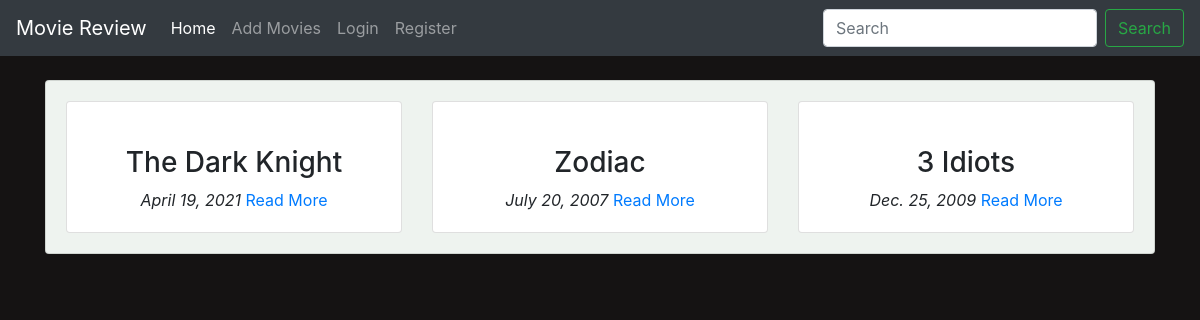
The page / on the database its author committed.
### main/models.py (models this page shows, shortened)
class Movie(models.Model):
    name = models.CharField(max_length = 300)
    director = models.CharField(max_length = 300)
    cast = models.CharField(max_length = 800)
    description = models.TextField(max_length = 5000)
    release_date = models.DateField()
    averageRating = models.FloatField(default=0)
    image = models.URLField(default=None, null=True)

### main/views.py (the view)
# urls.py: path('', views.home, name="home"),
def home(request):
    query = request.GET.get("title")
    allMovies = None
    if query:
        allMovies = Movie.objects.filter(name__icontains=query)
    else:
        allMovies = Movie.objects.all() #select * from movie
    context = {
        "movies": allMovies,
    }
    return render(request, 'main/index.html', context)

### main/templates/main/index.html (shortened to what this page needs)
{% extends 'main/base.html' %}
{% block content %}
<div class="container">
    <br>
    <div class="card" id="backdrop">
        <div class="card-body">
            <div class="row">
                {% for movie in movies %}
                <div class="col-md-4">
                    <div class="card">
                        <div class="card-body">
                            <h3 class="text-center">{{ movie.name }}</h3>
                            <div class="text-center">
                                <i class="text-center">{{ movie.release_date }}</i>
                                <a href="{% url 'main:detail' movie.id %}">Read More</a>
                            </div>
                        </div>
                    </div>
                </div>
                {% endfor %}
            </div>
        </div>
    </div>
</div>
{% endblock %}

### main/templates/main/base.html (shortened to what this page needs)
<!doctype html>
<html lang="en">
  <head>
    <link rel="stylesheet" href="https://maxcdn.bootstrapcdn.com/bootstrap/4.0.0/css/bootstrap.min.css">
    {% load staticfiles %}
    <link rel="stylesheet" href="{% static 'css/main.css' %}">
  </head>
  <body>
    <nav class="navbar navbar-expand-lg navbar-dark bg-dark text-white">
        <a class="navbar-brand" href="{% url 'main:home' %}">Movie Review</a>
        <div class="collapse navbar-collapse" id="navbarSupportedContent">
          <ul class="navbar-nav mr-auto">
            <li class="nav-item active">
              <a class="nav-link" href="{% url 'main:home' %}">Home <span class="sr-only">(current)</span></a>
            </li>
            <li class="nav-item">
              <a class="nav-link" href="{% url 'main:add_movies' %}">Add Movies</a>
            </li>
            {% if user.is_authenticated %}
            <li class="nav-item dropdown">
              <a class="nav-link dropdown-toggle" href="#" id="navbarDropdown" role="button" data-toggle="dropdown" aria-haspopup="true" aria-expanded="false">
                {{ user.username }}
              </a>
              <div class="dropdown-menu" aria-labelledby="navbarDropdown">
                <a class="dropdown-item" href="#">My Profile</a>
                <div class="dropdown-divider"></div>
                <a class="dropdown-item" href="{% url 'accounts:logout' %}">Logout</a>
              </div>
            </li>
            {% else %}
            <li class="nav-item">
              <a class="nav-link" href="{% url 'accounts:login' %}">Login</a>
            </li>
            <li class="nav-item">
              <a class="nav-link" href="{% url 'accounts:register' %}">Register</a>
            </li>
            {% endif %}
          </ul>
          <form class="form-inline my-2 my-lg-0" method="GET" action="{% url 'main:home' %}">
            <input class="form-control mr-sm-2" type="search" placeholder="Search" aria-label="Search" name="title">
            <button class="btn btn-outline-success my-2 my-sm-0" type="submit">Search</button>
          </form>
        </div>
      </nav>
    {% block content %}
    {% endblock %}
  </body>
</html>

### main/static/css/main.css (style rules this page uses)
body { background-color: #151313; }
#backdrop { background-color: #eef3ef; }

### rows shown on the page
Movie: name "The Dark Knight", release_date "April 19, 2021"
Movie: name "Zodiac", release_date "July 20, 2007"
Movie: name "3 Idiots", release_date "Dec. 25, 2009"
